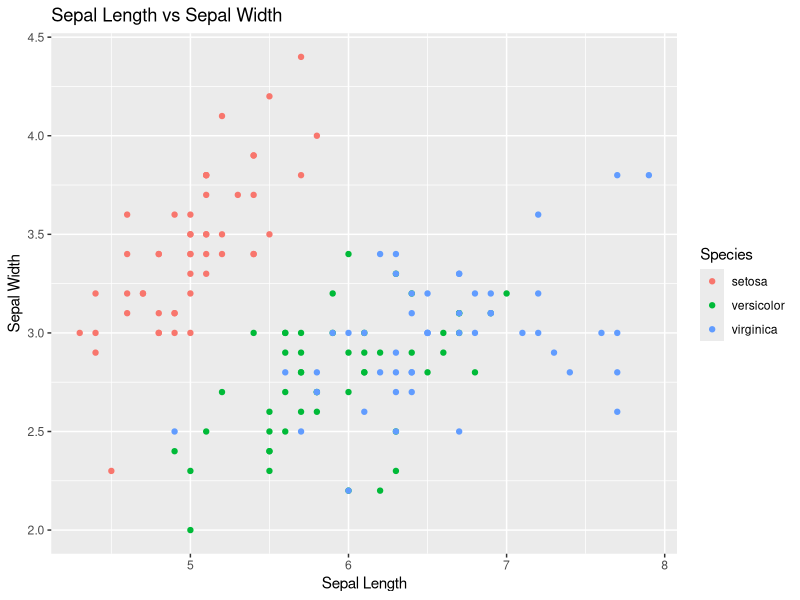
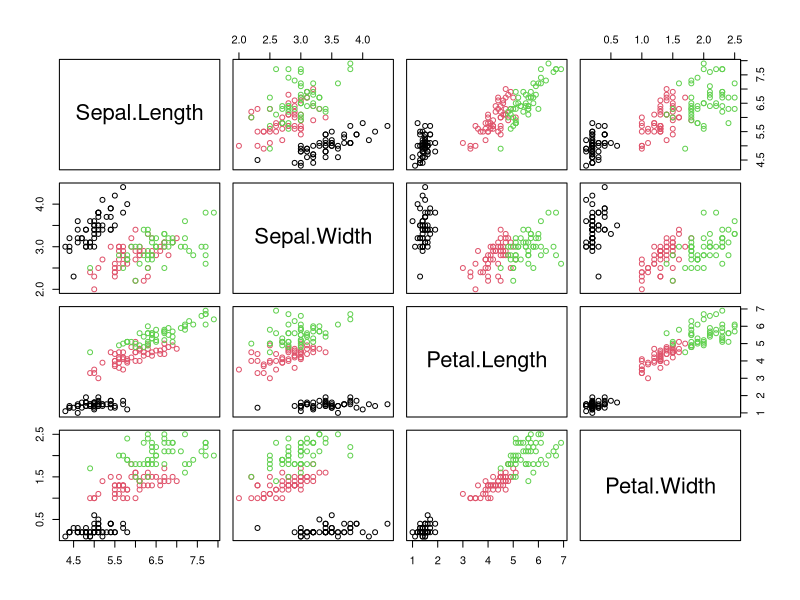
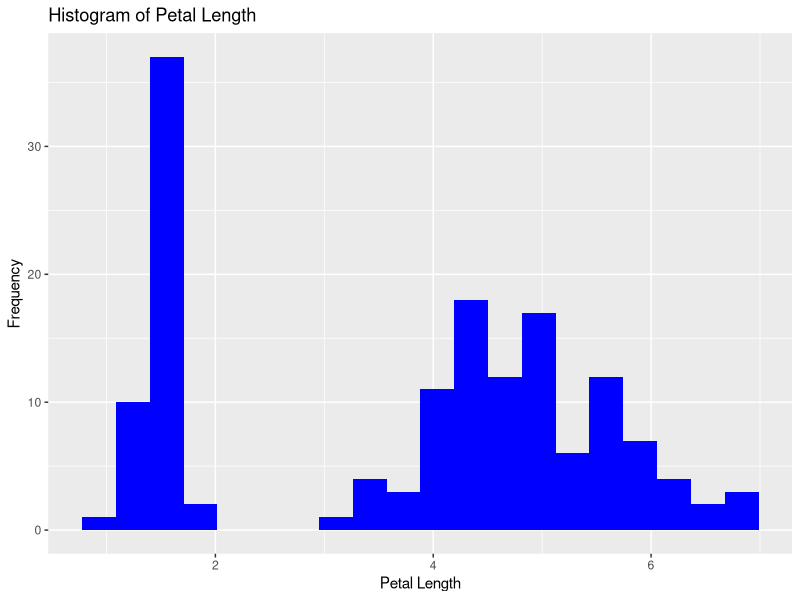

Generate these figures, in order, with R:
library(ggplot2)
data(iris)

# 1. Scatter Plot
ggplot(iris, aes(x = Sepal.Length, y = Sepal.Width, color = Species)) +
  geom_point() +
  ggtitle("Sepal Length vs Sepal Width") +
  xlab("Sepal Length") + ylab("Sepal Width")

# 2. Pairwise Plot
pairs(iris[, 1:4], col = iris$Species)

# 3. Histogram of Petal Length
ggplot(iris, aes(x = Petal.Length)) +
  geom_histogram(fill = "blue", bins = 20) +
  ggtitle("Histogram of Petal Length") +
  xlab("Petal Length") + ylab("Frequency")
